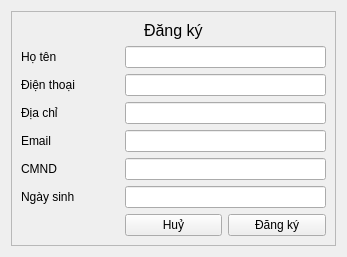
<?xml version="1.0" encoding="UTF-8"?>
<ui version="4.0">
 <class>DKNV</class>
 <widget class="QWidget" name="DKNV">
  <property name="geometry">
   <rect>
    <x>0</x>
    <y>0</y>
    <width>347</width>
    <height>242</height>
   </rect>
  </property>
  <property name="windowTitle">
   <string>Form đăng ký nhân viên</string>
  </property>
  <layout class="QHBoxLayout" name="horizontalLayout">
   <item>
    <widget class="QFrame" name="frame">
     <property name="sizePolicy">
      <sizepolicy hsizetype="Preferred" vsizetype="Fixed">
       <horstretch>0</horstretch>
       <verstretch>0</verstretch>
      </sizepolicy>
     </property>
     <property name="frameShape">
      <enum>QFrame::StyledPanel</enum>
     </property>
     <property name="frameShadow">
      <enum>QFrame::Raised</enum>
     </property>
     <layout class="QGridLayout" name="gridLayout">
      <item row="3" column="0">
       <widget class="QLabel" name="label_3">
        <property name="text">
         <string>Điện thoại</string>
        </property>
       </widget>
      </item>
      <item row="9" column="2">
       <widget class="QPushButton" name="signup_btn">
        <property name="styleSheet">
         <string notr="true"/>
        </property>
        <property name="text">
         <string>Đăng ký</string>
        </property>
       </widget>
      </item>
      <item row="4" column="0">
       <widget class="QLabel" name="label_4">
        <property name="text">
         <string>Địa chỉ</string>
        </property>
       </widget>
      </item>
      <item row="4" column="1" colspan="2">
       <widget class="QLineEdit" name="address_lnedit">
        <property name="clearButtonEnabled">
         <bool>true</bool>
        </property>
       </widget>
      </item>
      <item row="3" column="1" colspan="2">
       <widget class="QLineEdit" name="phone_lnedit">
        <property name="clearButtonEnabled">
         <bool>true</bool>
        </property>
       </widget>
      </item>
      <item row="2" column="0">
       <widget class="QLabel" name="label">
        <property name="text">
         <string>Họ tên</string>
        </property>
       </widget>
      </item>
      <item row="1" column="1" alignment="Qt::AlignHCenter">
       <widget class="QLabel" name="label_2">
        <property name="font">
         <font>
          <pointsize>12</pointsize>
         </font>
        </property>
        <property name="text">
         <string>Đăng ký</string>
        </property>
       </widget>
      </item>
      <item row="6" column="1" colspan="2">
       <widget class="QLineEdit" name="id_lnedit">
        <property name="echoMode">
         <enum>QLineEdit::Normal</enum>
        </property>
        <property name="clearButtonEnabled">
         <bool>true</bool>
        </property>
       </widget>
      </item>
      <item row="5" column="0">
       <widget class="QLabel" name="label_5">
        <property name="text">
         <string>Email</string>
        </property>
       </widget>
      </item>
      <item row="2" column="1" colspan="2">
       <widget class="QLineEdit" name="name_lnedit">
        <property name="clearButtonEnabled">
         <bool>true</bool>
        </property>
       </widget>
      </item>
      <item row="5" column="1" colspan="2">
       <widget class="QLineEdit" name="email_lnedit">
        <property name="clearButtonEnabled">
         <bool>true</bool>
        </property>
       </widget>
      </item>
      <item row="9" column="1">
       <widget class="QPushButton" name="cancel_btn">
        <property name="styleSheet">
         <string notr="true"/>
        </property>
        <property name="text">
         <string>Huỷ</string>
        </property>
       </widget>
      </item>
      <item row="6" column="0">
       <widget class="QLabel" name="label_6">
        <property name="text">
         <string>CMND</string>
        </property>
       </widget>
      </item>
      <item row="7" column="0">
       <widget class="QLabel" name="label_7">
        <property name="text">
         <string>Ngày sinh</string>
        </property>
       </widget>
      </item>
      <item row="7" column="1" colspan="2">
       <widget class="QLineEdit" name="birth_lnedit">
        <property name="inputMethodHints">
         <set>Qt::ImhDate</set>
        </property>
        <property name="echoMode">
         <enum>QLineEdit::Normal</enum>
        </property>
        <property name="clearButtonEnabled">
         <bool>true</bool>
        </property>
       </widget>
      </item>
     </layout>
    </widget>
   </item>
  </layout>
 </widget>
 <resources/>
 <connections/>
</ui>
